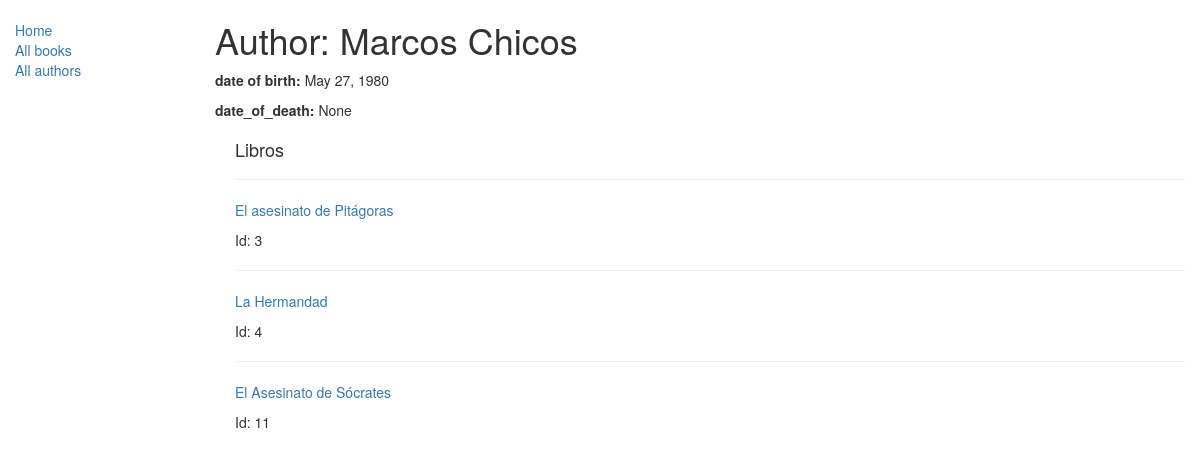
Page /catalogo/author/3 on the committed database.
### catalogo/models.py (models this page shows, shortened)
class Author(models.Model):
    first_name = models.CharField(max_length=100)
    last_name = models.CharField(max_length=100)
    date_of_birth = models.DateField(null=True, blank=True)
    date_of_death = models.DateField('Died', null=True, blank=True)

class Book(models.Model):
    title = models.CharField(max_length=200)
    author = models.ForeignKey('Author', on_delete=models.SET_NULL, null=True)
    summary = models.TextField(max_length=1000, help_text="Ingrese una breve descripción del libro")
    isbn = models.CharField('ISBN',max_length=13, help_text='13 Character <a href="https://www.isbn-international.org/content/what-isbn">ISBN number</a>')
    language = models.ForeignKey('Language', on_delete=models.SET_NULL, null=True)
    genre = models.ManyToManyField(Genre, help_text="Select a genre for this book")
    def display_genre(self):
        '''
            Esta función se utiliza para obtener la lista de Generos asociados al Libro.
            No es directo pues es Muchos a Muchos, por ello se debe hacer en una función. Si fuere un Foreign Key si se puede, pues se cuenta con la LLave Primara y retorna __str__()

        '''
        return ' ,'.join([genre.name for genre in self.genre.all()[:3]])
    def get_absolute_url(self):
        return reverse('book-detail', args=[str(self.id)])
    display_genre.short_description = 'Genre.'

### catalogo/views.py (the view)
# urls.py: url(r'^author/(?P<pk>\d+)$', views.AuthorDetailView.as_view(), name = 'author-detail'),
class AuthorDetailView(generic.DetailView):
	model = Author

### catalogo/templates/catalogo/author_detail.html
{% extends "base_generic.html" %}
{% block content %}
  <h1>Author: {{ author.first_name }} {{author.last_name}}</h1>
  <p><strong>date of birth:</strong> {{ author.date_of_birth }}</p>
  <p><strong>date_of_death:</strong> {{ author.date_of_death }}</p>
  <div style="margin-left:20px;margin-top:20px">
    <h4>Libros</h4>
    {% for book in author.book_set.all %}
    <hr>
      <p><a href="{{ book.get_absolute_url }}">{{ book.title }}</a></p>
    <p>Id: {{book.id}}</p>
    {% endfor %}
  </div>
{% endblock %}

### rows in the picture
Author: first_name "Marcos", last_name "Chicos", date_of_birth "May 27, 1980", date_of_death "None"
Book: title "El asesinato de Pitágoras", id "3"
Book: title "La Hermandad", id "4"
Book: title "El Asesinato de Sócrates", id "11"
